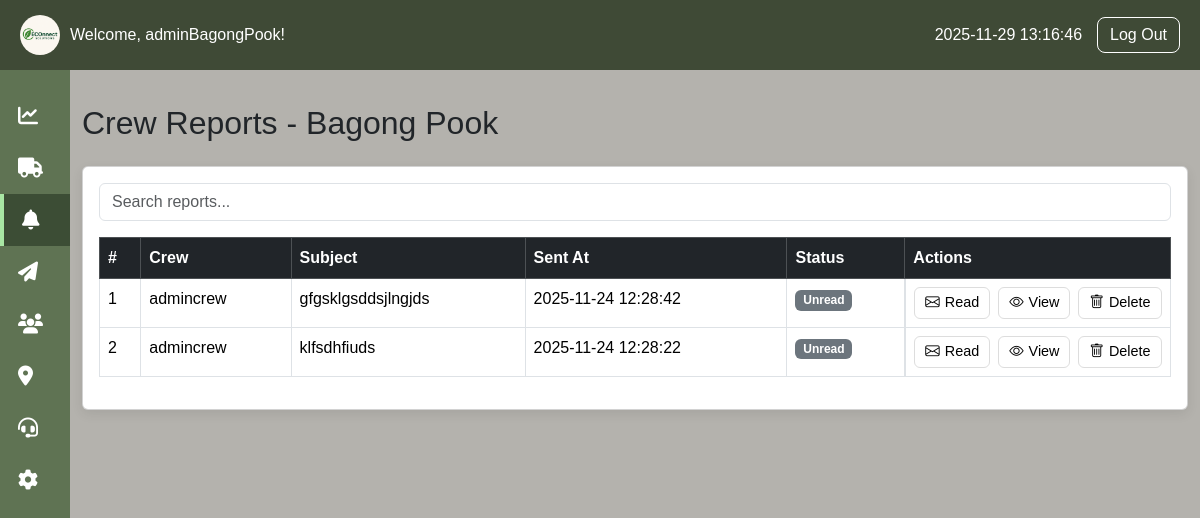
The page /admin/notification.php (signed in) on the database as committed earlier.
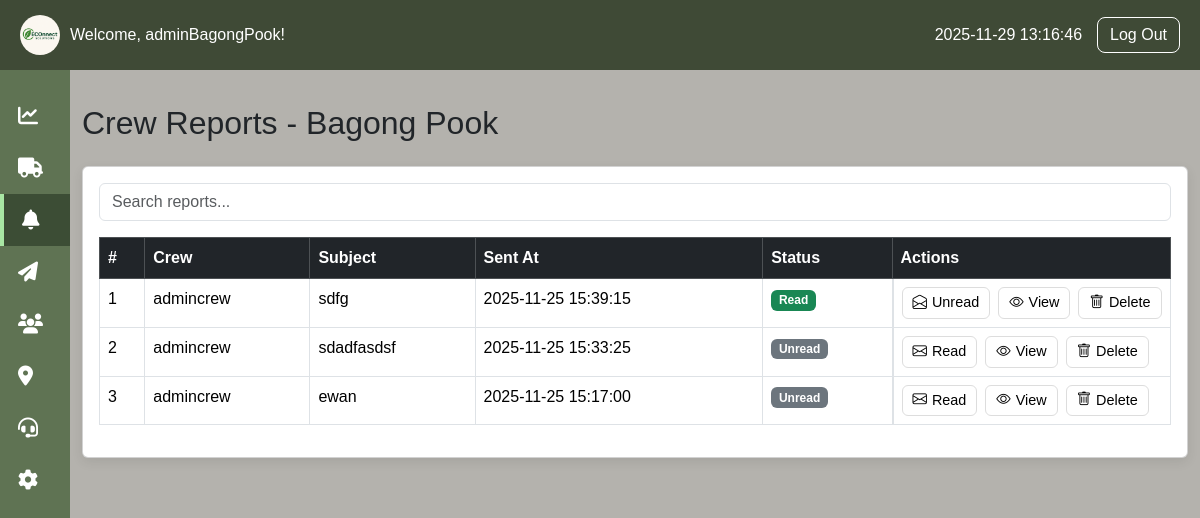
The same page on the database as committed later.
### tables this page shows
CREATE TABLE `crew_reports` (
  `id` int(11) NOT NULL,
  `crew_id` int(11) NOT NULL,
  `report_title` varchar(255) NOT NULL,
  `report_message` text NOT NULL,
  `created_at` timestamp NOT NULL DEFAULT current_timestamp(),
  `status` enum('Unread','Read') NOT NULL DEFAULT 'Unread'
);

CREATE TABLE `collection_crew` (
  `id` int(11) NOT NULL,
  `full_name` varchar(100) NOT NULL,
  `barangay` varchar(100) NOT NULL,
  `username` varchar(255) DEFAULT NULL,
  `status` varchar(20) NOT NULL DEFAULT 'Active',
  `password` varchar(255) NOT NULL,
  `email` varchar(100) DEFAULT '',
  `phone` varchar(20) DEFAULT ''
);

### admin/notification.php (the view, shortened to what this page needs)
<?php
include "db_connect.php";
$admin_id = $_SESSION['barangay_admin_id'] ?? null;
$stmt = $conn->prepare("SELECT barangay FROM barangay_admins WHERE id = ?");
$stmt->bind_param("i", $admin_id);
$stmt->execute();
$admin_barangay = $stmt->get_result()->fetch_assoc()['barangay'] ?? '';
$sql = "
SELECT cr.id, cr.report_title, cr.report_message, cr.status, cr.created_at,
       c.username AS crew_username
FROM crew_reports cr
INNER JOIN collection_crew c ON cr.crew_id = c.id
WHERE c.barangay = ?
ORDER BY cr.created_at DESC
";
$stmt = $conn->prepare($sql);
$stmt->bind_param("s", $admin_barangay);
$stmt->execute();
$messages = $stmt->get_result()->fetch_all(MYSQLI_ASSOC);
?>
<!DOCTYPE html>
<html lang="en">
<head>
<link href="https://cdn.jsdelivr.net/npm/bootstrap@5.3.2/dist/css/bootstrap.min.css" rel="stylesheet">
<link href="https://cdn.jsdelivr.net/npm/bootstrap-icons@1.11.1/font/bootstrap-icons.css" rel="stylesheet">
</head>
<body>
<?php include 'header.php'; ?>
<div class="container my-4">
    <h2 class="fw mb-4">Crew Reports - <?= htmlspecialchars($admin_barangay) ?></h2>
    <div class="card p-3">
        <input type="text" id="searchBar" class="form-control mb-3" placeholder="Search reports...">
        <div class="table-responsive">
            <table class="table table-hover table-bordered">
                <thead class="table-dark">
                    <tr>
                        <th>#</th>
                        <th>Crew</th>
                        <th>Subject</th>
                        <th>Sent At</th>
                        <th>Status</th>
                        <th style="width: 250px;">Actions</th>
                    </tr>
                </thead>
                <tbody id="messageTable">
                <?php if (!empty($messages)): $i = 1; foreach ($messages as $msg): ?>
                    <tr>
                        <td><?= $i++; ?></td>
                        <td><?= htmlspecialchars($msg['crew_username']); ?></td>
                        <td><?= htmlspecialchars($msg['report_title']); ?></td>
                        <td><?= htmlspecialchars($msg['created_at']); ?></td>
                        <td>
                            <?php if ($msg['status'] === "Read"): ?>
                                <span class="badge bg-success">Read</span>
                            <?php else: ?>
                                <span class="badge bg-secondary">Unread</span>
                            <?php endif; ?>
                        </td>
                        <td class="d-flex gap-2">
                            <a href="?toggle_id=<?= $msg['id'] ?>" class="action-btn">
                                <?php if ($msg['status'] === "Read"): ?>
                                    <i class="bi bi-envelope-open"></i> Unread
                                <?php else: ?>
                                    <i class="bi bi-envelope"></i> Read
                                <?php endif; ?>
                            </a>
                            <button class="action-btn"
                                data-bs-toggle="modal"
                                data-bs-target="#viewModal"
                                data-title="<?= htmlspecialchars($msg['report_title']) ?>"
                                data-message="<?= htmlspecialchars($msg['report_message']) ?>"
                                data-crew="<?= htmlspecialchars($msg['crew_username']) ?>"
                                data-date="<?= htmlspecialchars($msg['created_at']) ?>">
                                <i class="bi bi-eye"></i> View
                            </button>
                            <button class="action-btn"
                                data-bs-toggle="modal"
                                data-bs-target="#deleteModal"
                                data-id="<?= $msg['id'] ?>"
                                data-message="<?= htmlspecialchars($msg['report_title']) ?>">
                                <i class="bi bi-trash"></i> Delete
                            </button>
                        </td>
                    </tr>
                <?php endforeach; else: ?>
                    <tr><td colspan="6" class="text-center text-muted">No reports yet.</td></tr>
                <?php endif; ?>
                </tbody>
            </table>
        </div>
    </div>
</div>
</body>
</html>

Rows that differ between the two databases and show on the page:
removed crew_reports: crew.username "admincrew", report_title "gfgsklgsddsjlngjds", created_at "2025-11-24 12:28:42", status "Unread"
removed crew_reports: crew.username "admincrew", report_title "klfsdhfiuds", created_at "2025-11-24 12:28:22", status "Unread"
added crew_reports: crew.username "admincrew", report_title "sdfg", created_at "2025-11-25 15:39:15", status "Read"
added crew_reports: crew.username "admincrew", report_title "sdadfasdsf", created_at "2025-11-25 15:33:25", status "Unread"
added crew_reports: crew.username "admincrew", report_title "ewan", created_at "2025-11-25 15:17:00", status "Unread"
